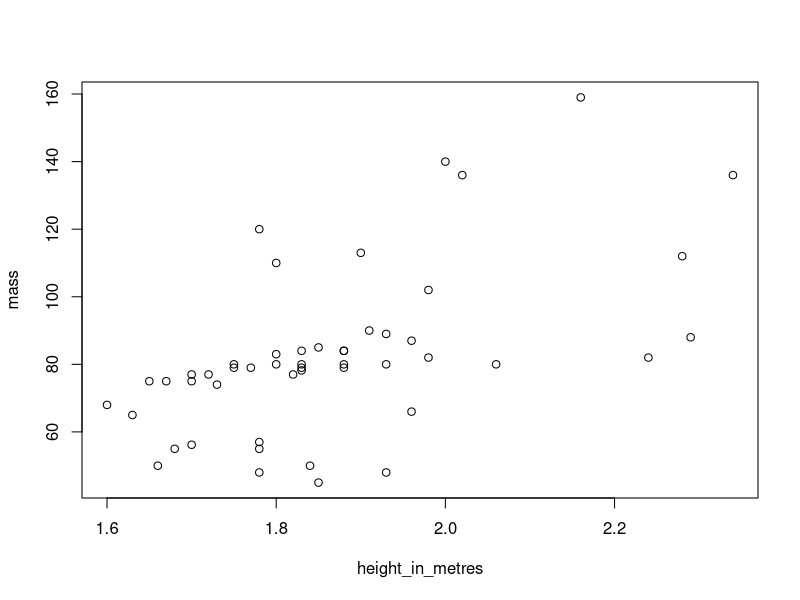

The R source for this figure:
5+6
a=5
b=6
a+b
sum(1,b)

ages = c(a,b) #concatenation
ages
sum(ages)

names = c("John", "James")
friends = data.frame(names, ages)
friends
View(friends)
str(friends)

sum(friends$ages)

friends[1,1]
friends[1, ]
friends[ ,1]

#built in dataset
data()

#installing & using packages
install.packages("tidyverse")
library(tidyverse)
View(starwars)

starwars %>% 
  filter(height>150 & mass<200) %>% #observate rows
  mutate(height_in_metres = height/100) %>%  #mutate=change 
  select(height_in_metres, mass) %>% 
  arrange(mass) %>% #-mass 
  #View()
  plot()

#data structure and types of variables
View(msleep) #msleep about mammals
glimpse(msleep) #quick overview
head(msleep)
class(msleep$name)
length(msleep)
length(msleep$name)
names(msleep)
unique(msleep$vore)

#complete.cases() no missing data 
#!complete.cases() is an opposite 
#which means every rows that includes missing
missing = !complete.cases(msleep) 
msleep[missing,]

#clean







